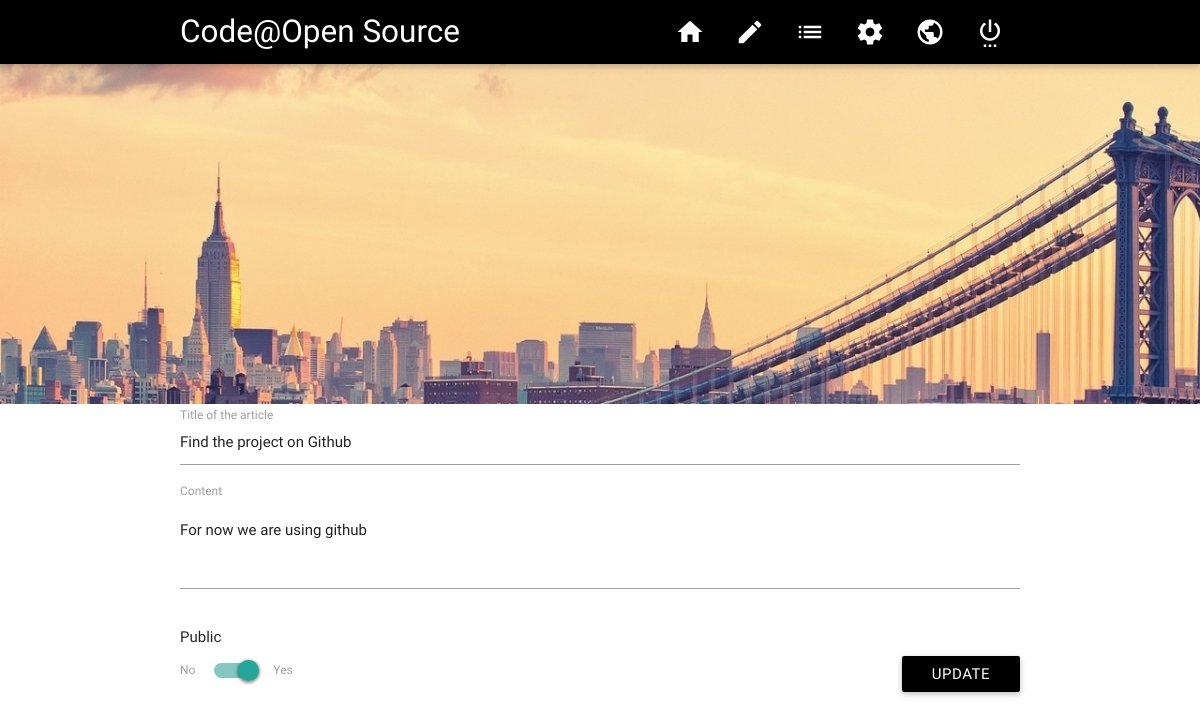
/admin/index.php?page=post&id=2 (signed in), run on the app's committed database.
### tables this page shows
CREATE TABLE `posts` (
  `id` int(11) NOT NULL,
  `title` varchar(255) NOT NULL,
  `content` text NOT NULL,
  `writer` varchar(255) NOT NULL,
  `image` varchar(255) NOT NULL DEFAULT 'default.jpg',
  `date` datetime NOT NULL,
  `posted` tinyint(1) NOT NULL DEFAULT '0'
);

### admin/functions/post.func.php (called while the page is built, shortened)
<?php
function get_post(){
    global $db;
    $req = $db->query(
        " SELECT  posts.id,
                posts.title,
                posts.image,
                posts.date,
                posts.content,
                posts.posted,
                admins.name
        FROM posts
        JOIN admins
        ON posts.writer = admins.email
        WHERE posts.id = '{$_GET['id']}'
    ");
    $result = $req->fetchObject();
    return $result;
}

### admin/pages/post.php (the view, shortened to what this page needs)
<?php
    $post = get_post();
?>
    <div class="parallax-container">
        <div class="parallax">
            <img src="../img/posts/<?php echo $post->image; ?>" alt="<?php echo $post->title ;?>"/>
        </div>
    </div>
<div class="container">
    <form method="post">
        <div class="row">
            <div class="input-field col s12">
                <input type="text" name="title" id="title" value="<?php echo $post->title; ?>"/>
                <label for="title">Title of the article</label>
            </div>
            <div class="input-field col s12">
                <textarea id="content" name="content" class="materialize-textarea"><?php echo $post->content; ?></textarea>
                <label for="content">Content</label>
            </div>
            <div class="col s6">
                <p>Public</p>
                <div class="switch">
                    <label>
                        No
                        <span class="lever"></span>
                        Yes
                    </label>
                </div>
            </div>
            <div class="col s6 right-align">
                <br/><br/>
                <button type="submit" class="btn black" name="submit">Update</button>
            </div>
        </div>
    </form>

### data on the page
posts: image (picture), title "Find the project on Github", content "For now we are using github"
